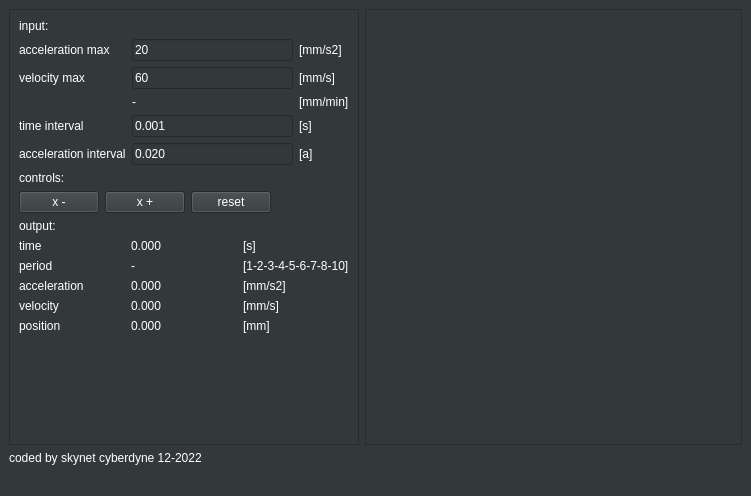
<?xml version="1.0" encoding="UTF-8"?>
<ui version="4.0">
 <class>MainWindow</class>
 <widget class="QMainWindow" name="MainWindow">
  <property name="geometry">
   <rect>
    <x>0</x>
    <y>0</y>
    <width>751</width>
    <height>496</height>
   </rect>
  </property>
  <property name="windowTitle">
   <string>Scurve jogging</string>
  </property>
  <property name="styleSheet">
   <string notr="true">background-color: rgb(51, 57, 59);
color: rgb(255, 255, 255);
</string>
  </property>
  <widget class="QWidget" name="centralwidget">
   <layout class="QGridLayout" name="gridLayout_5">
    <item row="0" column="0">
     <widget class="QFrame" name="frame_2">
      <property name="sizePolicy">
       <sizepolicy hsizetype="Preferred" vsizetype="Preferred">
        <horstretch>0</horstretch>
        <verstretch>0</verstretch>
       </sizepolicy>
      </property>
      <property name="maximumSize">
       <size>
        <width>350</width>
        <height>16777215</height>
       </size>
      </property>
      <property name="frameShape">
       <enum>QFrame::StyledPanel</enum>
      </property>
      <property name="frameShadow">
       <enum>QFrame::Raised</enum>
      </property>
      <layout class="QGridLayout" name="gridLayout_4">
       <item row="3" column="0">
        <layout class="QGridLayout" name="gridLayout_2">
         <item row="4" column="1">
          <widget class="QLabel" name="label_vel">
           <property name="text">
            <string>0.000</string>
           </property>
          </widget>
         </item>
         <item row="5" column="1">
          <widget class="QLabel" name="label_pos">
           <property name="text">
            <string>0.000</string>
           </property>
          </widget>
         </item>
         <item row="3" column="1">
          <widget class="QLabel" name="label_acc">
           <property name="text">
            <string>0.000</string>
           </property>
          </widget>
         </item>
         <item row="3" column="0">
          <widget class="QLabel" name="label_3">
           <property name="text">
            <string>acceleration </string>
           </property>
          </widget>
         </item>
         <item row="4" column="3">
          <widget class="QLabel" name="label_8">
           <property name="text">
            <string>[mm/s]</string>
           </property>
          </widget>
         </item>
         <item row="1" column="3">
          <widget class="QLabel" name="label_17">
           <property name="text">
            <string>[s]</string>
           </property>
          </widget>
         </item>
         <item row="4" column="0">
          <widget class="QLabel" name="label_6">
           <property name="text">
            <string>velocity</string>
           </property>
          </widget>
         </item>
         <item row="1" column="0">
          <widget class="QLabel" name="label_16">
           <property name="text">
            <string>time</string>
           </property>
          </widget>
         </item>
         <item row="0" column="0">
          <widget class="QLabel" name="label">
           <property name="text">
            <string>output:</string>
           </property>
          </widget>
         </item>
         <item row="3" column="3">
          <widget class="QLabel" name="label_5">
           <property name="text">
            <string>[mm/s2]</string>
           </property>
          </widget>
         </item>
         <item row="1" column="1">
          <widget class="QLabel" name="label_time">
           <property name="text">
            <string>0.000</string>
           </property>
          </widget>
         </item>
         <item row="5" column="3">
          <widget class="QLabel" name="label_10">
           <property name="text">
            <string>[mm]</string>
           </property>
          </widget>
         </item>
         <item row="5" column="0">
          <widget class="QLabel" name="label_9">
           <property name="text">
            <string>position</string>
           </property>
          </widget>
         </item>
         <item row="2" column="0">
          <widget class="QLabel" name="label_20">
           <property name="text">
            <string>period</string>
           </property>
          </widget>
         </item>
         <item row="2" column="3">
          <widget class="QLabel" name="label_21">
           <property name="text">
            <string>[1-2-3-4-5-6-7-8-10]</string>
           </property>
          </widget>
         </item>
         <item row="2" column="1">
          <widget class="QLabel" name="label_period">
           <property name="text">
            <string>-</string>
           </property>
          </widget>
         </item>
        </layout>
       </item>
       <item row="2" column="0">
        <layout class="QGridLayout" name="gridLayout">
         <item row="1" column="0">
          <widget class="QPushButton" name="pushButton_jog_x_min">
           <property name="text">
            <string>x -</string>
           </property>
          </widget>
         </item>
         <item row="1" column="1">
          <widget class="QPushButton" name="pushButton_jog_x_plus">
           <property name="text">
            <string>x +</string>
           </property>
          </widget>
         </item>
         <item row="1" column="3">
          <spacer name="horizontalSpacer">
           <property name="orientation">
            <enum>Qt::Horizontal</enum>
           </property>
           <property name="sizeHint" stdset="0">
            <size>
             <width>40</width>
             <height>20</height>
            </size>
           </property>
          </spacer>
         </item>
         <item row="0" column="0">
          <widget class="QLabel" name="label_4">
           <property name="text">
            <string>controls:</string>
           </property>
          </widget>
         </item>
         <item row="1" column="2">
          <widget class="QPushButton" name="pushButton_reset">
           <property name="text">
            <string>reset</string>
           </property>
          </widget>
         </item>
        </layout>
       </item>
       <item row="1" column="0">
        <layout class="QGridLayout" name="gridLayout_3">
         <item row="2" column="0">
          <widget class="QLabel" name="label_13">
           <property name="text">
            <string>velocity max </string>
           </property>
          </widget>
         </item>
         <item row="2" column="3">
          <widget class="QLabel" name="label_14">
           <property name="text">
            <string>[mm/s]</string>
           </property>
          </widget>
         </item>
         <item row="1" column="2">
          <widget class="QLineEdit" name="lineEdit_acc_max">
           <property name="text">
            <string>20</string>
           </property>
          </widget>
         </item>
         <item row="5" column="2">
          <widget class="QLineEdit" name="lineEdit_acc_interval">
           <property name="text">
            <string>0.020</string>
           </property>
          </widget>
         </item>
         <item row="2" column="2">
          <widget class="QLineEdit" name="lineEdit_vel_max">
           <property name="text">
            <string>60</string>
           </property>
          </widget>
         </item>
         <item row="5" column="0">
          <widget class="QLabel" name="label_18">
           <property name="text">
            <string>acceleration interval</string>
           </property>
          </widget>
         </item>
         <item row="0" column="0">
          <widget class="QLabel" name="label_15">
           <property name="text">
            <string>input:</string>
           </property>
          </widget>
         </item>
         <item row="1" column="3">
          <widget class="QLabel" name="label_12">
           <property name="text">
            <string>[mm/s2]</string>
           </property>
          </widget>
         </item>
         <item row="1" column="0">
          <widget class="QLabel" name="label_2">
           <property name="text">
            <string>acceleration max </string>
           </property>
          </widget>
         </item>
         <item row="4" column="0">
          <widget class="QLabel" name="label_7">
           <property name="text">
            <string>time interval</string>
           </property>
          </widget>
         </item>
         <item row="4" column="3">
          <widget class="QLabel" name="label_11">
           <property name="text">
            <string>[s]</string>
           </property>
          </widget>
         </item>
         <item row="4" column="2">
          <widget class="QLineEdit" name="lineEdit_interval_time">
           <property name="text">
            <string>0.001</string>
           </property>
          </widget>
         </item>
         <item row="5" column="3">
          <widget class="QLabel" name="label_19">
           <property name="text">
            <string>[a]</string>
           </property>
          </widget>
         </item>
         <item row="3" column="2">
          <widget class="QLabel" name="label_vel_max_mm_min">
           <property name="text">
            <string>-</string>
           </property>
          </widget>
         </item>
         <item row="3" column="3">
          <widget class="QLabel" name="label_23">
           <property name="text">
            <string>[mm/min]</string>
           </property>
          </widget>
         </item>
        </layout>
       </item>
       <item row="5" column="0">
        <spacer name="verticalSpacer">
         <property name="orientation">
          <enum>Qt::Vertical</enum>
         </property>
         <property name="sizeHint" stdset="0">
          <size>
           <width>20</width>
           <height>40</height>
          </size>
         </property>
        </spacer>
       </item>
      </layout>
     </widget>
    </item>
    <item row="1" column="0">
     <widget class="QLabel" name="label_22">
      <property name="text">
       <string>coded by skynet cyberdyne 12-2022</string>
      </property>
     </widget>
    </item>
    <item row="0" column="1">
     <widget class="QFrame" name="frame">
      <property name="frameShape">
       <enum>QFrame::StyledPanel</enum>
      </property>
      <property name="frameShadow">
       <enum>QFrame::Raised</enum>
      </property>
      <layout class="QGridLayout" name="gridLayout_7">
       <item row="0" column="0">
        <layout class="QGridLayout" name="gridLayout_opengl"/>
       </item>
      </layout>
     </widget>
    </item>
   </layout>
  </widget>
  <widget class="QMenuBar" name="menubar">
   <property name="geometry">
    <rect>
     <x>0</x>
     <y>0</y>
     <width>751</width>
     <height>22</height>
    </rect>
   </property>
  </widget>
  <widget class="QStatusBar" name="statusbar"/>
 </widget>
 <resources/>
 <connections/>
</ui>
